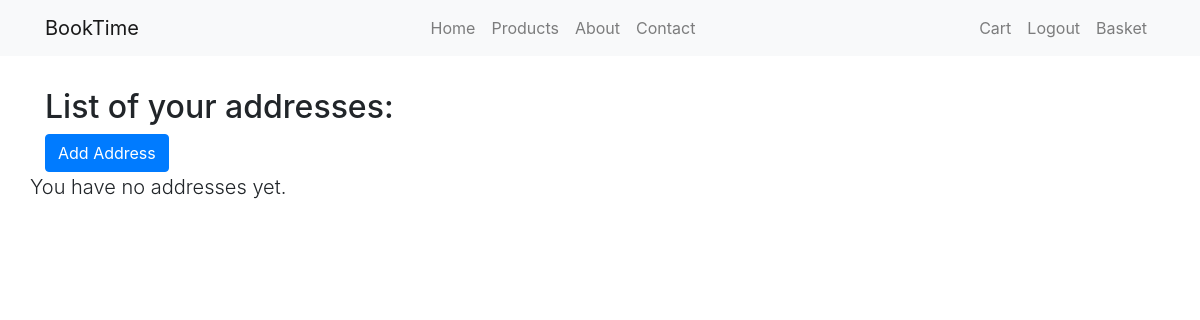
/accounts/addresses/ (signed in), run on an earlier commit of the app's database.
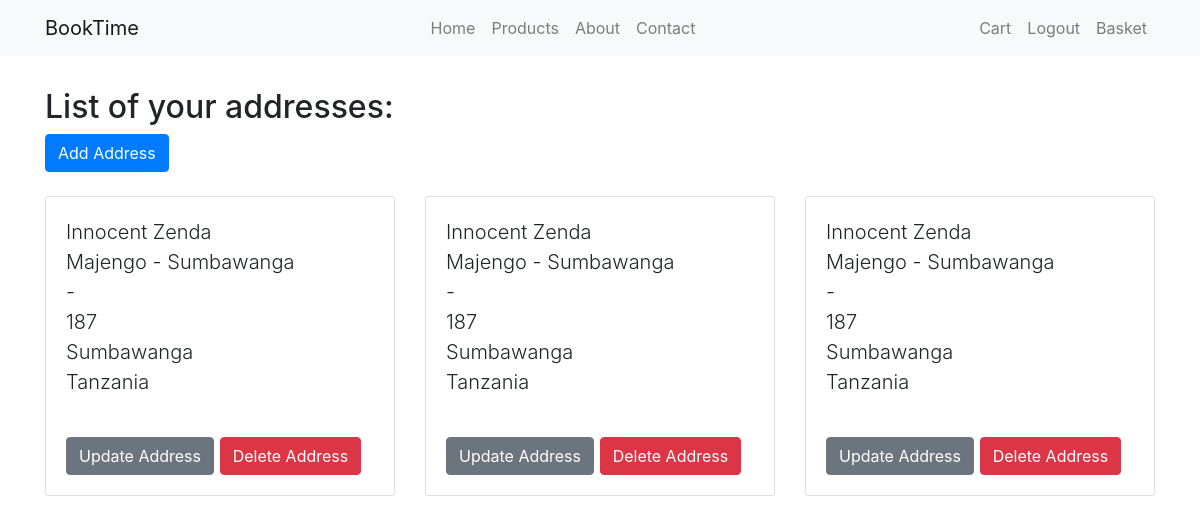
And on a later commit of the database.
### accounts/models.py (models this page shows, shortened)
class Address(models.Model):
    SUPPORTED_COUNTRIES = (
        ('TZ', 'Tanzania'),
    )
    user = models.ForeignKey(User, on_delete=models.CASCADE)
    name = models.CharField(max_length=60)
    address1 = models.CharField('Address Line 1', max_length=60)
    address2 = models.CharField('Address Line 2', max_length=60, blank=True)
    zip_code = models.CharField('ZIP / Postal Code', max_length=12)
    city = models.CharField(max_length=60)
    country = models.CharField(
        max_length=3, choices=SUPPORTED_COUNTRIES, default='TZ')
    class Meta:
        verbose_name_plural = "Addresses"

### accounts/views.py (the view)
# urls.py: path('addresses/', views.AddressListView.as_view(), name='address-list'),
class AddressListView(LoginRequiredMixin, ListView):
    model = Address
    template_name = 'accounts/address_list.html'
    def get_queryset(self):
        return self.model.objects.filter(user=self.request.user)

### accounts/templates/accounts/address_list.html (shortened to what this page needs)
{% extends 'base.html' %}
{% block content %}
    <h2>List of your addresses:</h2>
    <a href="{% url 'accounts:address-create' %}" class="btn btn-primary">Add Address</a>
    <div class="row">
    {% for address in object_list %}
        <div class="lead pt-4 col-md-6 col-lg-4">
            <div class="card">
                <div class="card-body">
                    {{ address.name }}<br>
                    {{ address.address1 }}<br>
                    {{ address.address2 | default:'-' }}<br>
                    {{ address.zip_code }}<br>
                    {{ address.city }}<br>
                    {{ address.get_country_display }}<br>
                </div>
                <div class="card-body">
                    <a href="{% url 'accounts:address-update' address.pk %}" class="btn btn-secondary">Update Address</a>
                    <a href="{% url 'accounts:address-delete' address.pk %}" class="btn btn-danger">Delete Address</a>
                </div>
            </div>
        </div>
    {% empty %}
        <p class="lead">You have no addresses yet.</p>
    {% endfor %}
    </div>
{% endblock content %}

### templates/base.html (shortened to what this page needs)
{% load static %}
<!DOCTYPE html>
<html lang="en">
<head>
  <link rel="stylesheet" href="{% static 'css/bootstrap.min.css' %}">
  <link rel="stylesheet" href="{% static 'css/font-awesome.min.css' %}">
</head>
<body>
  {% include 'base_nav.html' %}
  <div class="container my-3">
    <div class="pb-3">
    </div>
    {% block content %}
    {% endblock content %}
  </div>
</body>
</html>

### templates/base_nav.html (shortened to what this page needs)
<nav class="navbar navbar-expand-sm navbar-light bg-light">
    <div class="container d-flex align-items-center">
        <a class="navbar-brand" href="/">BookTime</a>
        <div class="collapse navbar-collapse" id="collapsibleNavId">
            <ul class="navbar-nav ml-auto mt-2 mt-lg-0">
                <li class="nav-item
                ">
                    <a class="nav-link" href="/">Home</a>
                </li>
                <li class="nav-item
            ">
                    <a class="nav-link" href="{% url 'main:product-list' tag='all' %}">Products</a>
                </li>
                <li class="nav-item
            ">
                    <a class="nav-link" href="{% url 'main:about' %}">About</a>
                </li>
                <li class="nav-item
            ">
                    <a class="nav-link" href="{% url 'main:contact' %}">Contact</a>
                </li>
            </ul>
            <ul class="navbar-nav ml-auto">
                {% if request.user.is_authenticated %}
                <li class="nav-item
                ">
                    <a class="nav-link" href="">Cart</a>
                </li>
                <li class="nav-item
            ">
                    <a class="nav-link" href="{% url 'accounts:logout' %}">Logout</a>
                </li>
                {% endif %}
                <li class="nav-item">
                    <a href="{% url 'main:manage-basket' %}" class="nav-link">
                        Basket
                    </a>
                </li>
            </ul>
        </div>
    </div>
</nav>

What changed in the data, as far as the page shows it:
added Address: name "Innocent Zenda", address1 "Majengo - Sumbawanga", address2 "-", zip_code "187", city "Sumbawanga", country "Tanzania"
added Address: name "Innocent Zenda", address1 "Majengo - Sumbawanga", address2 "-", zip_code "187", city "Sumbawanga", country "Tanzania"
added Address: name "Innocent Zenda", address1 "Majengo - Sumbawanga", address2 "-", zip_code "187", city "Sumbawanga", country "Tanzania"
Also different on the page:
text no longer shown: "You have no addresses yet."
